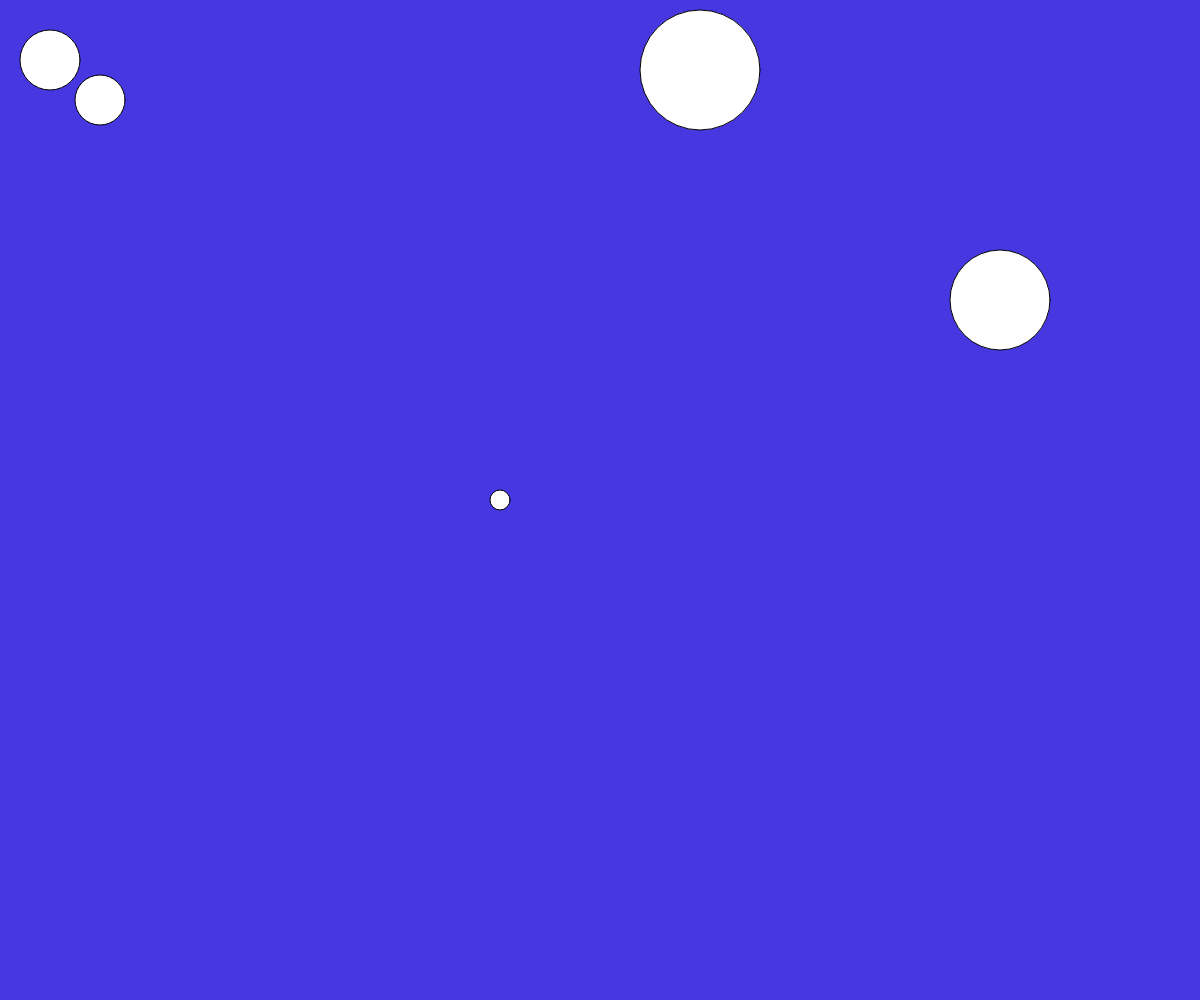
Frame 1 (no input)
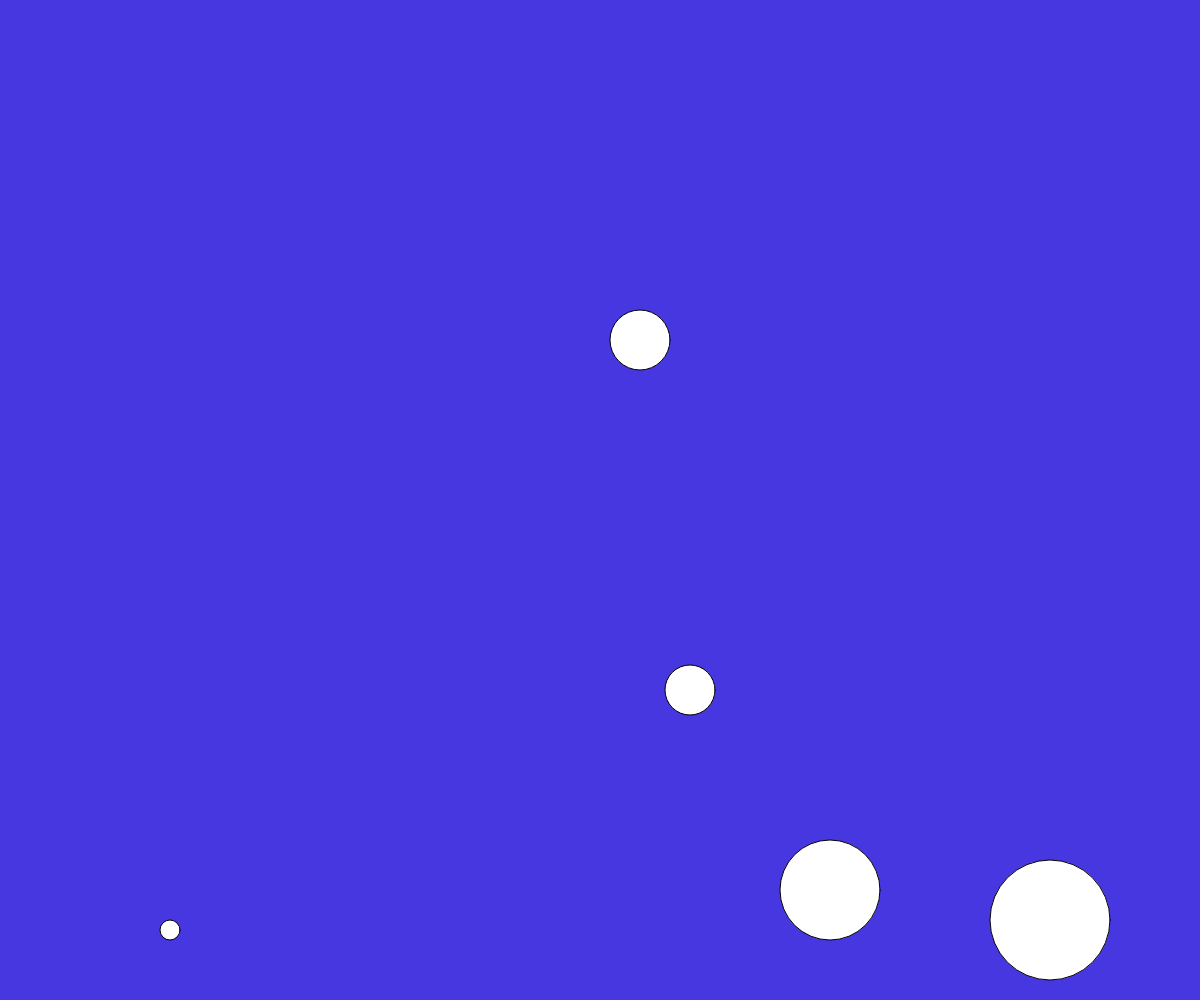
Frame 60 (no input)
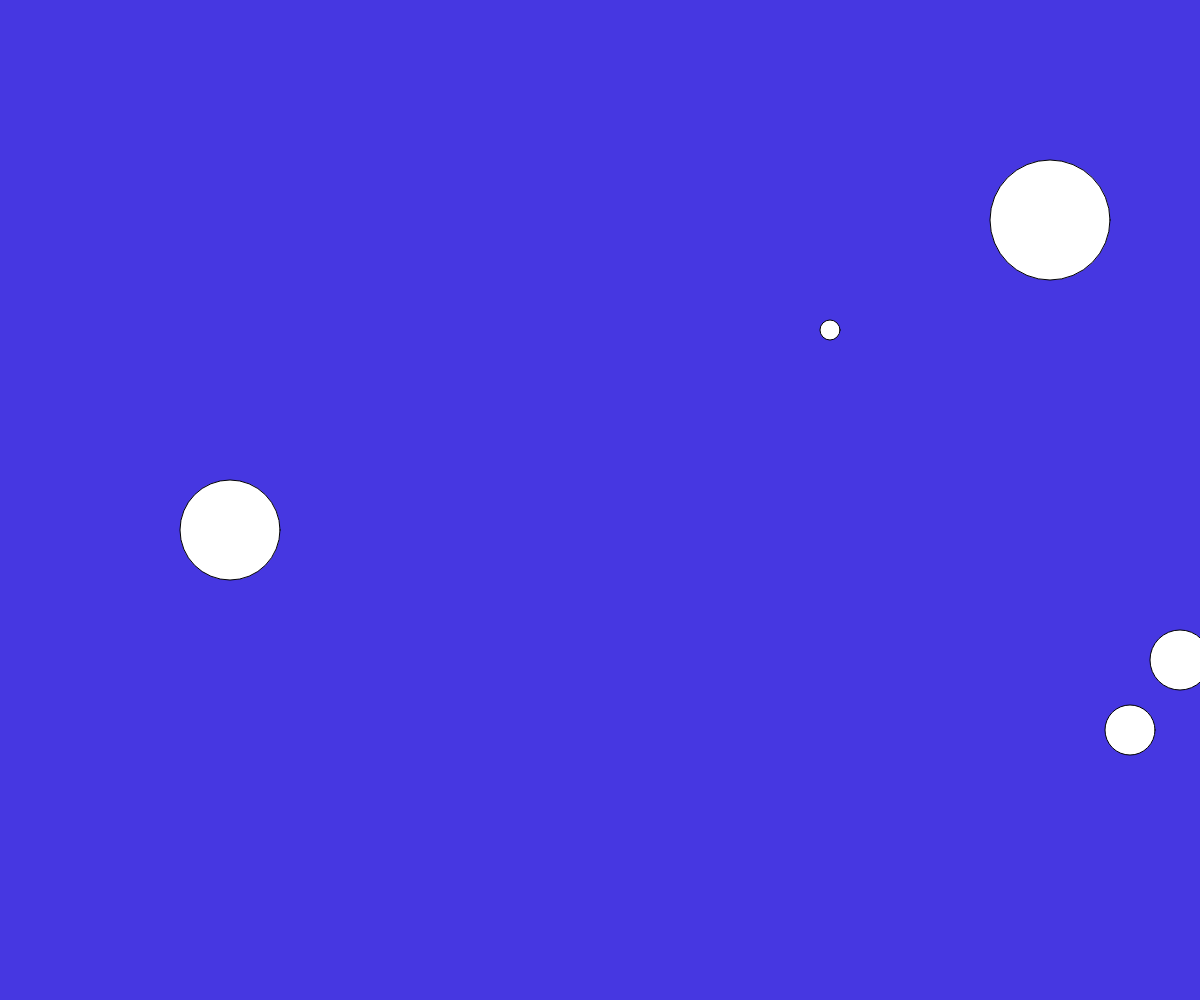
Frame 120 (the mouse pressed at the canvas centre since frame 60)

The p5.js sketch that drew these frames (run headless with seeded random() and noise() and a simulated clock; from frame 60 on, the mouse is pressed at the canvas centre):

// p5.js sketch
// ── sketch.js

let xposList = [100,500,1000,50,700];
let yposList = [100,500,300,60,70];
let sizeList = [50,20,100,60,120];

let xspeedList = [10,30,10,10,50];
let yspeedList = [10,10,10,40,50];

function setup() {
createCanvas(windowWidth,windowHeight);
}
function draw() {
  background(70,55,225);

for(let i = 0; i < xposList.length; i = i +1){
circle(xposList[i],yposList[i],sizeList[i]);

  xposList[i] = xposList[i] + xspeedList[i];
yposList[i] = yposList[i] + yspeedList[i];

if(xposList[i] > width){
xspeedList[i] = -xspeedList[i];
}
if(xposList[i] < 0){
  xspeedList[i] = -xspeedList[i];
}

if(yposList[i] > height){
yspeedList[i] = -yspeedList[i];
}
if(yposList[i] < 0){
  yspeedList[i] = -yspeedList[i];
}

}
}
